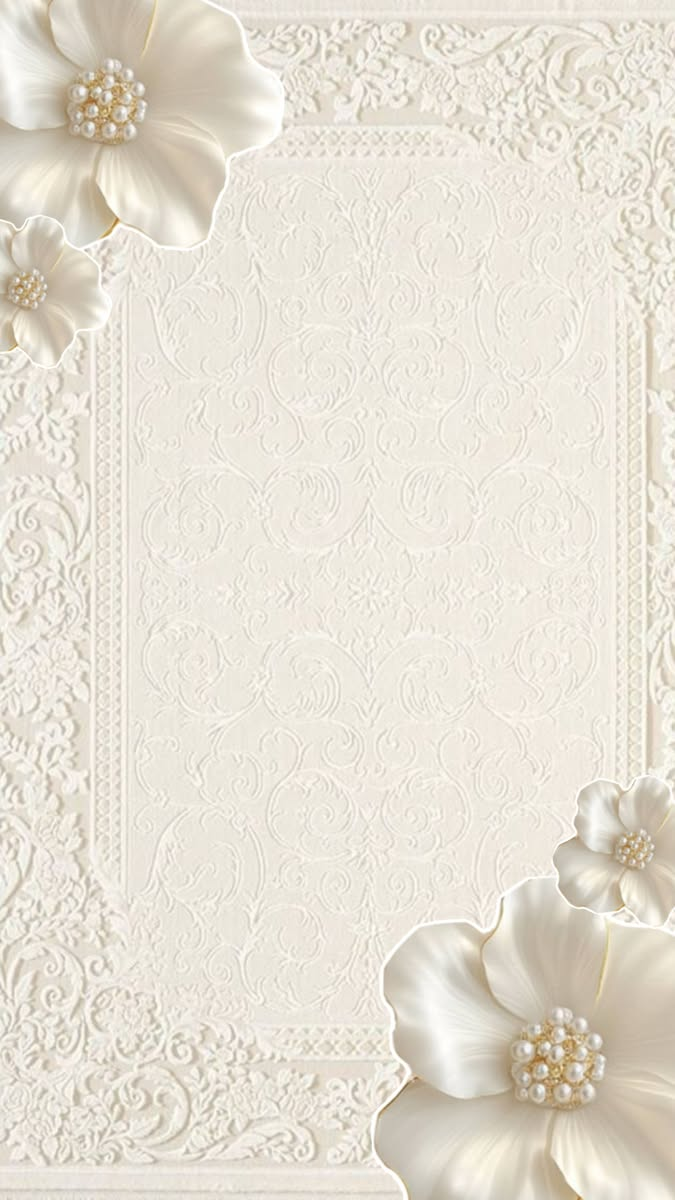
#> input picture assets/card-bg.jpg, 675 x 1200 px
$ python flowers.py ../assets/card-bg.jpg ../assets/flower-br.webp
#> lines starting #> are read from the running program, lines starting #| are printed output that depends on the picture; after the words box and inside, x2 and y2 are one past the last pixel; in counts of white or black regions, pixels touching at a corner belong together
import cv2, numpy as np, sys
src, outdir = sys.argv[1], sys.argv[2]
img = cv2.imread(src); H, W = img.shape[:2]
#> further down, img is the input picture: shape (1200, 675, 3); mean B, G, R 212.5, 224.6, 230.6
#> after `H, W = img.shape[:2]`: H = 1200; W = 675
mir = img[:, ::-1]
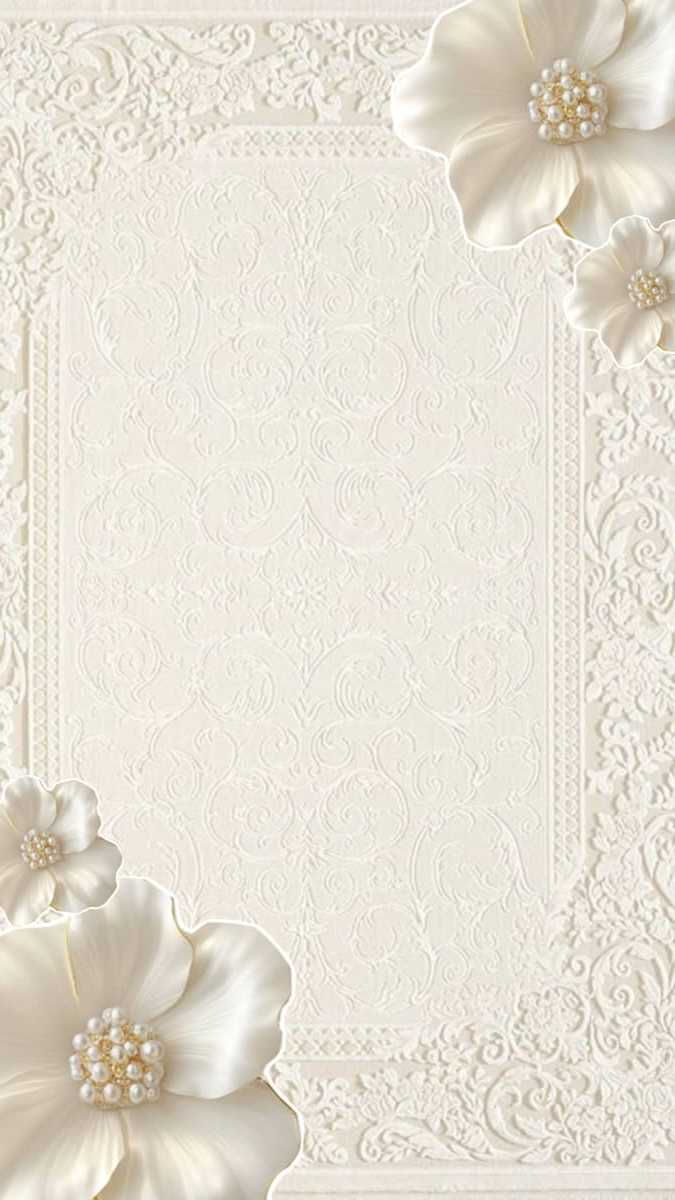
#> mir: shape (1200, 675, 3); mean B, G, R 212.5, 224.6, 230.6
def soft_rect(x0, y0, x1, y1, f):
    m = np.zeros((H, W), np.float32); m[max(0,int(y0*H)):int(y1*H), max(0,int(x0*W)):int(x1*W)] = 1
    return cv2.GaussianBlur(m, (0, 0), f)
# regions holding the flowers (fractions of the image)
tl = soft_rect(-.1, -.1, .47, .33, 14)
br = soft_rect(.52, .62, 1.1, 1.1, 14)
blend = np.clip(tl + br, 0, 1)[..., None]
clean = (img * (1 - blend) + mir * blend).astype(np.uint8)
# the source art is cropped off-centre (frame centred at x=367.5 of 675): mirror the missing lace
# onto the right edge so the frame sits in the middle of the image
ext = int(round(2 * 367.5 - W))
#> ext = 60
cv2.imwrite(f"{outdir}/card-clean.jpg", np.hstack([clean, clean[:, ext:0:-1]]), [cv2.IMWRITE_JPEG_QUALITY, 88])
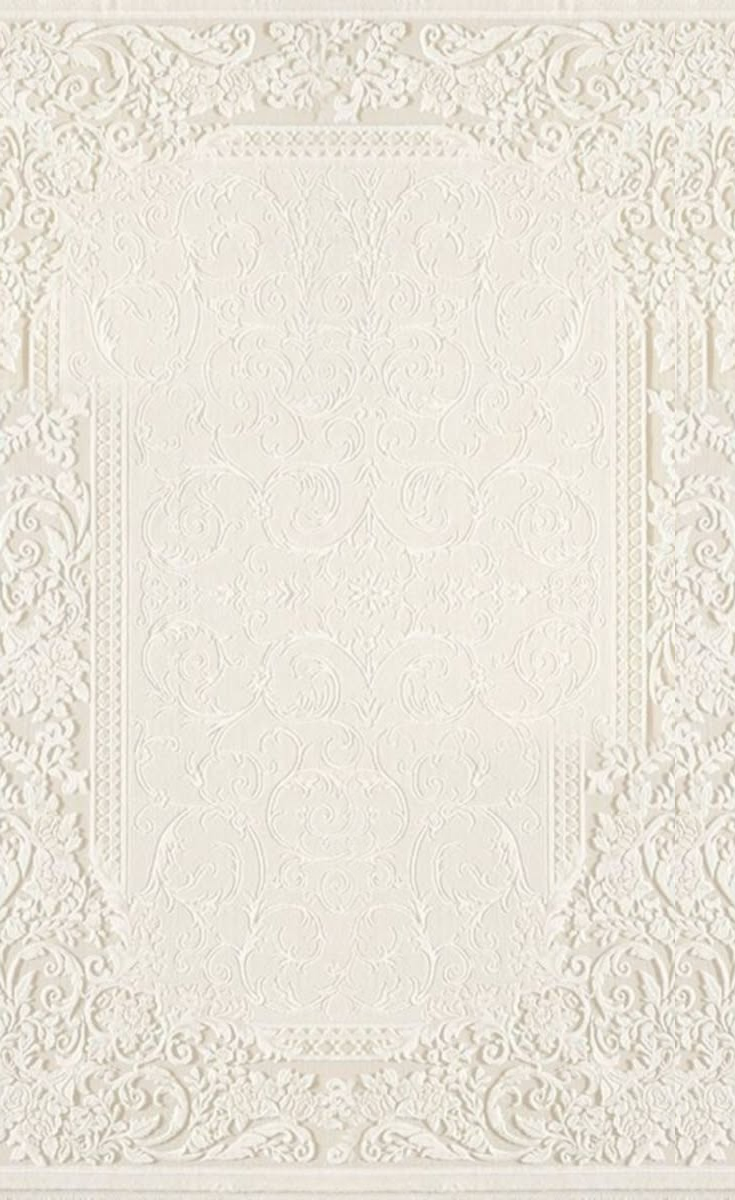
#> saved as card-clean.jpg: shape (1200, 735, 3); mean B, G, R 218.2, 229.1, 234.4

# flower alpha from the difference to the clean plate
a = cv2.cvtColor(img, cv2.COLOR_BGR2LAB).astype(np.float32); b = cv2.cvtColor(clean, cv2.COLOR_BGR2LAB).astype(np.float32)
#> after `b = cv2.cvtColor(clean, cv2.COLOR_BGR2LAB).astype(np.float32)`:
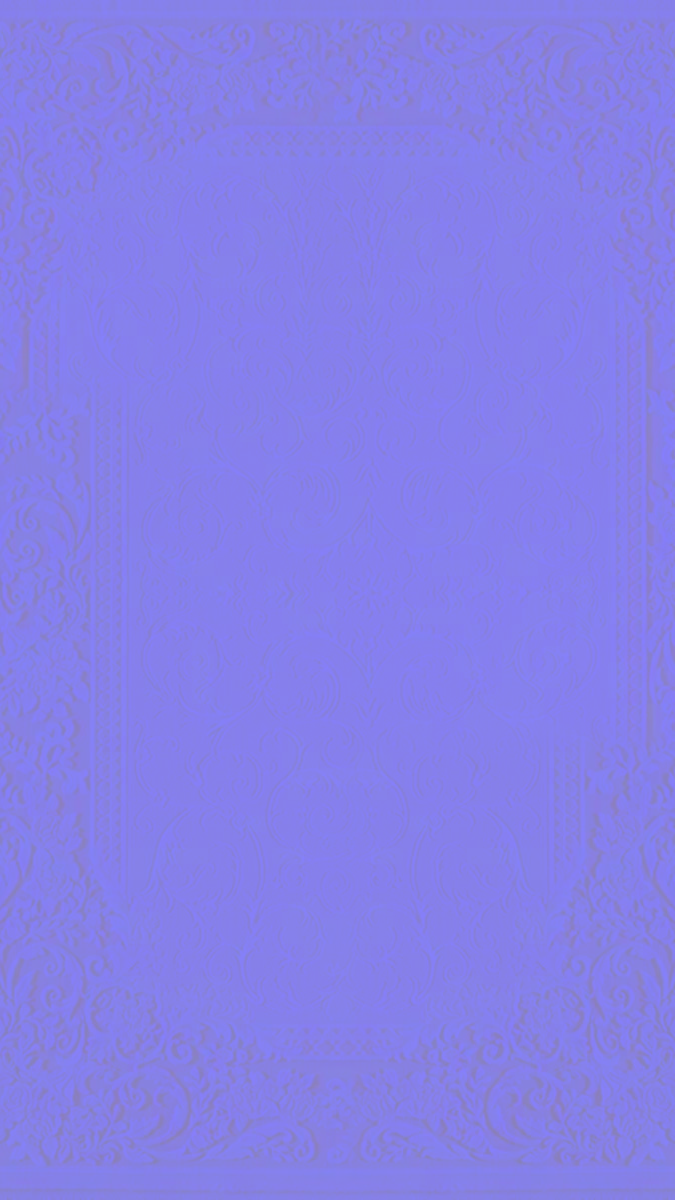
#> b: shape (1200, 675, 3) float32; mean B, G, R 232.8, 128, 135.1
d = np.sqrt(((a - b) ** 2).sum(axis=2))
d = cv2.GaussianBlur(d, (0, 0), 2.5)
alpha = np.clip((d - 6) / 10, 0, 1)
alpha = cv2.morphologyEx((alpha * 255).astype(np.uint8), cv2.MORPH_CLOSE, cv2.getStructuringElement(cv2.MORPH_ELLIPSE, (25, 25)))
# fill interior holes
ff = (alpha > 90).astype(np.uint8) * 255
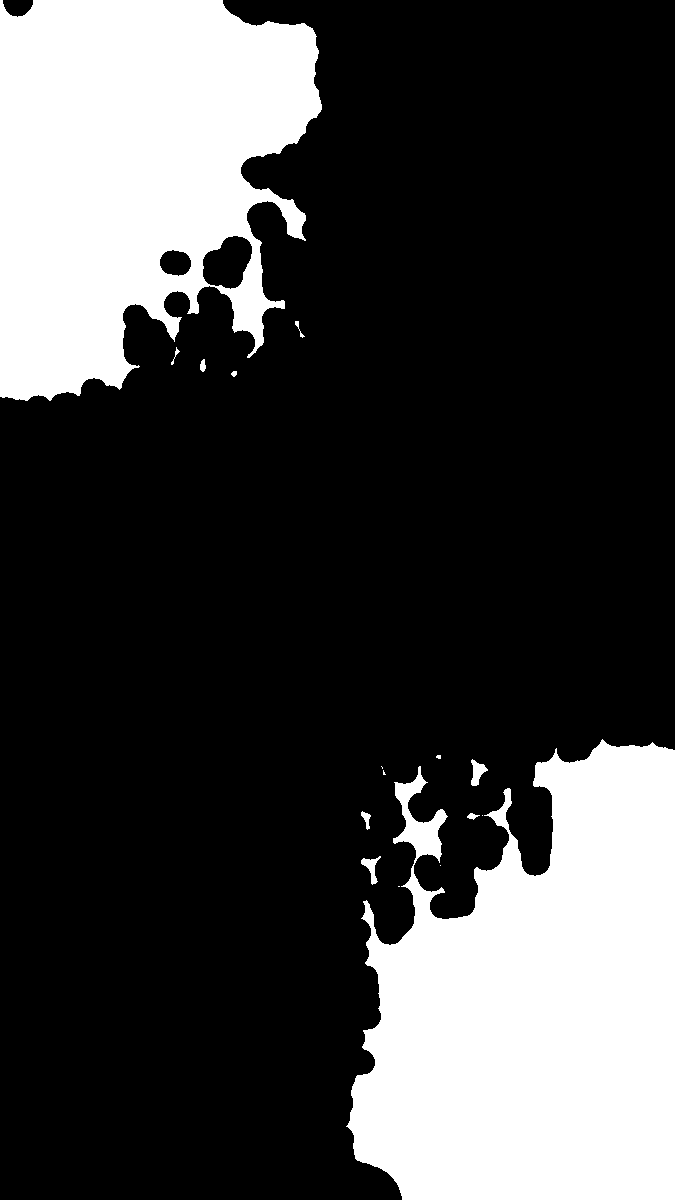
#> ff: shape (1200, 675); 25.9% white; 16 white regions (6 under 20 px)
cnts, _ = cv2.findContours(ff, cv2.RETR_EXTERNAL, cv2.CHAIN_APPROX_SIMPLE)
#> cnts = 16 contours, 8 with area under 20; largest, box (x1, y1, x2, y2) and area: (346, 739, 675, 1200) 113140, (0, 0, 322, 401) 96256, (471, 759, 488, 786) 208, (361, 856, 381, 885) 182, (361, 811, 371, 830) 70, (200, 359, 206, 372) 43, (467, 813, 480, 820) 34, (295, 321, 305, 338) 22
fill = np.zeros_like(ff)
for c in cnts:
    if cv2.contourArea(c) > 1500: cv2.drawContours(fill, [c], -1, 255, -1)
#> this loop made 16 passes
#> c on passes 1, 2, 4, 8: [[398, 886], [399, 886]], [[440, 865]], [[482, 815]], [[381, 766], [382, 767], [382, 768], [382, 767]]
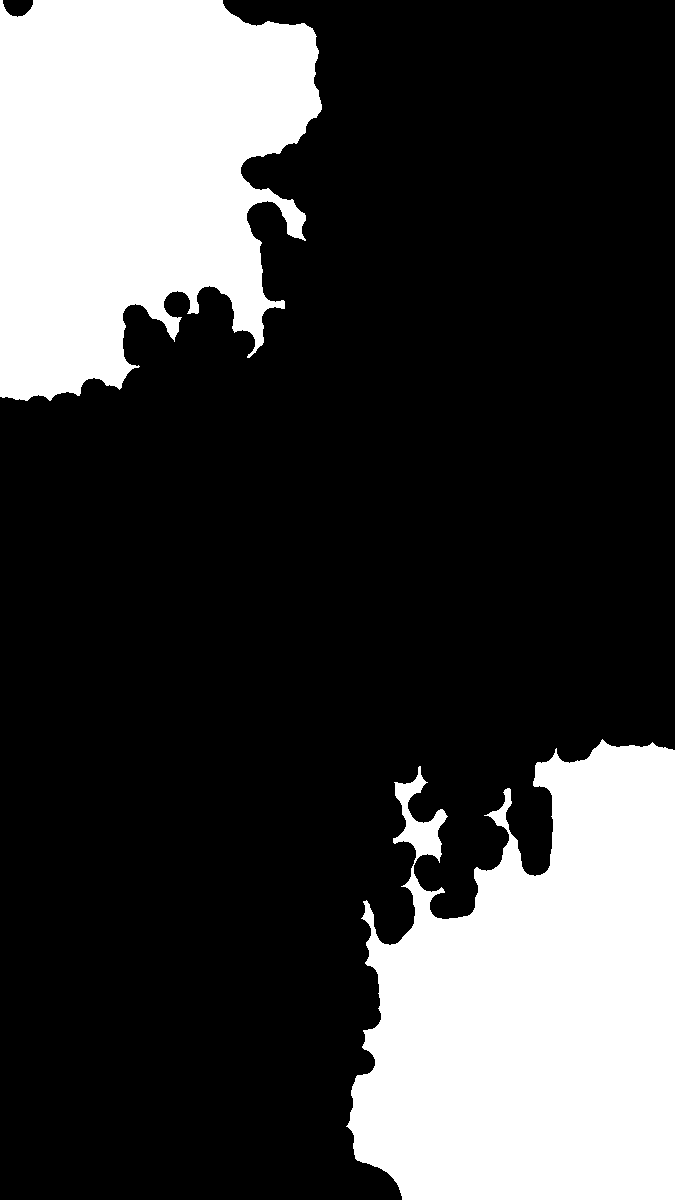
#> fill: shape (1200, 675); 26.1% white; 2 white regions, box (x1, y1, x2, y2) and area: (346, 739, 675, 1200) 114234, (0, 0, 322, 401) 97152
alpha = np.maximum(alpha, cv2.GaussianBlur(fill, (0, 0), 1.5))
alpha = (alpha.astype(np.float32) / 255) * np.clip(tl + br, 0, 1)
alpha = cv2.GaussianBlur(alpha, (0, 0), 1.2)
rgba = np.dstack([img, (alpha * 255).astype(np.uint8)])
for name, (x0, y0, x1, y1) in {"flower-tl": (0, 0, .47, .33), "flower-br": (.52, .62, 1, 1)}.items():
    crop = rgba[int(y0*H):int(y1*H), int(x0*W):int(x1*W)]
    ys, xs = np.where(crop[..., 3] > 8)
    crop = crop[ys.min():ys.max()+1, xs.min():xs.max()+1]
    cv2.imwrite(f"{outdir}/{name}.webp", crop, [cv2.IMWRITE_WEBP_QUALITY, 90])
    print(name, crop.shape[1], "x", crop.shape[0], "offset", int(x0*W)+xs.min(), int(y0*H)+ys.min())
#> this loop made 2 passes
#| flower-tl 317 x 396 offset 0 0
#| flower-br 324 x 456 offset 351 744
#> pass 1, `crop = rgba[int(y0*H):int(y1*H), int(x0*W):int(x1*W)]`:
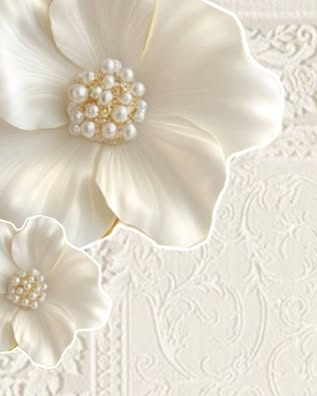
#> crop: shape (396, 317, 4); mean B, G, R, A 201.2, 215.4, 222.7, 201
#> pass 2, `crop = rgba[int(y0*H):int(y1*H), int(x0*W):int(x1*W)]`:
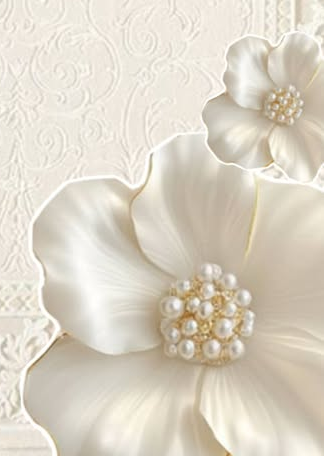
#> crop: shape (456, 324, 4); mean B, G, R, A 197.8, 212.5, 220.3, 202.7
